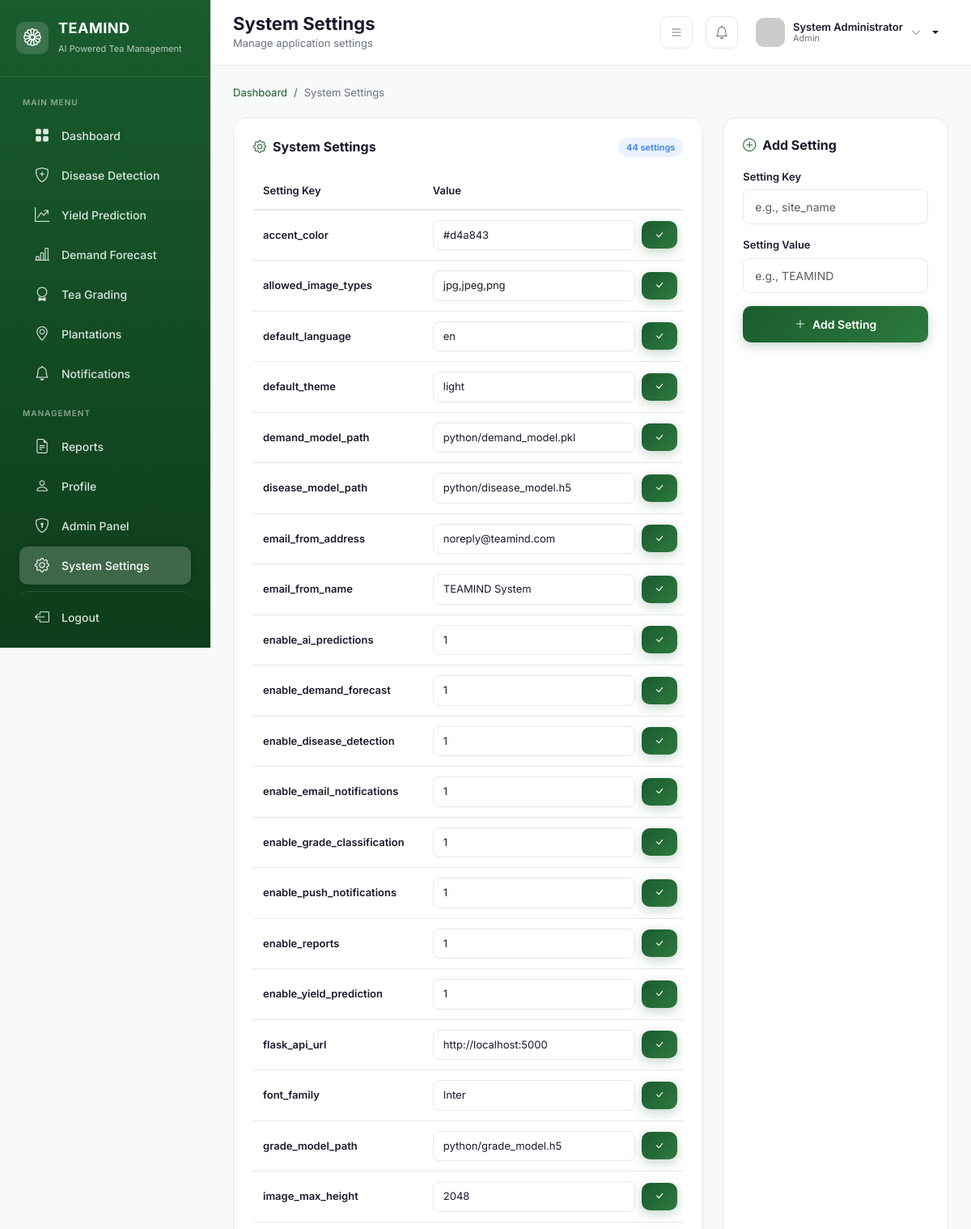
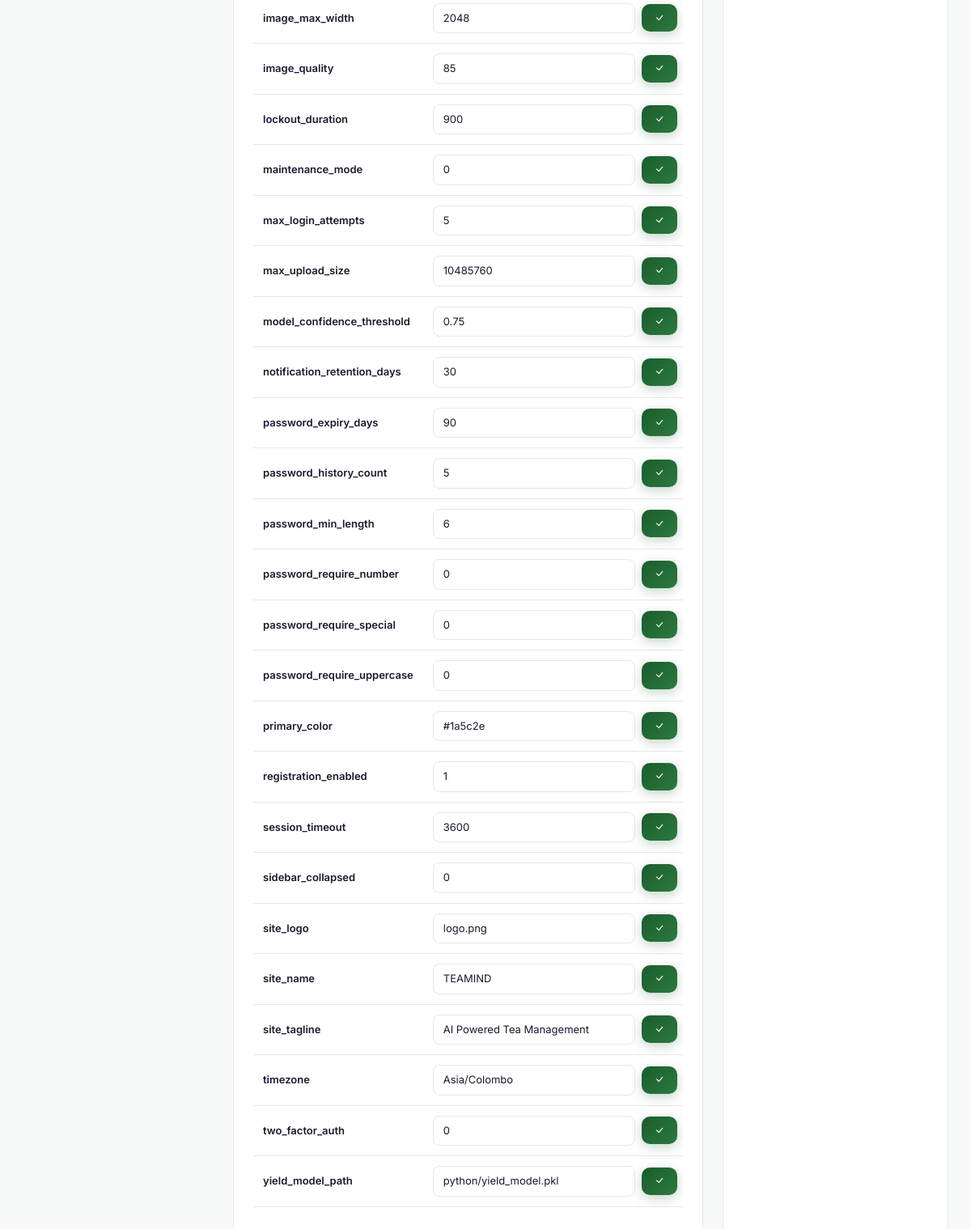
Screenshot of /system_settings.php (signed in) with the database file from the repository (2 pictures, top to bottom).
### tables this page shows
CREATE TABLE `users` (
  `id` int(11) NOT NULL,
  `fullname` varchar(100) NOT NULL,
  `email` varchar(100) NOT NULL,
  `phone` varchar(20) DEFAULT NULL,
  `password` varchar(255) NOT NULL,
  `role` enum('farmer','admin') DEFAULT 'farmer',
  `profile_image` varchar(255) DEFAULT 'default-avatar.png',
  `status` enum('active','inactive') DEFAULT 'active',
  `created_at` timestamp NOT NULL DEFAULT current_timestamp(),
  `updated_at` timestamp NOT NULL DEFAULT current_timestamp() ON UPDATE current_timestamp(),
  `last_login` timestamp NULL DEFAULT NULL,
  `dark_mode` tinyint(1) DEFAULT 0,
  `language` varchar(10) DEFAULT 'en'
);

CREATE TABLE `system_settings` (
  `id` int(11) NOT NULL,
  `setting_key` varchar(50) NOT NULL,
  `setting_value` text DEFAULT NULL,
  `description` text DEFAULT NULL,
  `data_type` enum('string','integer','boolean','json','float') DEFAULT 'string',
  `is_editable` tinyint(1) DEFAULT 1,
  `is_public` tinyint(1) DEFAULT 0,
  `setting_group` varchar(50) DEFAULT 'general',
  `updated_at` timestamp NOT NULL DEFAULT current_timestamp() ON UPDATE current_timestamp()
);

### config.php (called while the page is built, shortened)
<?php
require_once __DIR__ . '/database.php';
function isLoggedIn() {
    return isset($_SESSION['user_id']) && $_SESSION['user_id'] > 0;
}
function getCurrentUser() {
    return fetchOne("SELECT * FROM users WHERE id = ?", [$_SESSION['user_id']]);
}

### database.php (called while the page is built, shortened)
<?php
function getDB() {
    static $pdo = null;
    if ($pdo === null) {
        try {
            $dsn = "mysql:host=" . DB_HOST . ";dbname=" . DB_NAME . ";charset=" . DB_CHARSET;
            $options = [
                PDO::ATTR_ERRMODE => PDO::ERRMODE_EXCEPTION,
                PDO::ATTR_DEFAULT_FETCH_MODE => PDO::FETCH_ASSOC,
                PDO::ATTR_EMULATE_PREPARES => false,
            ];
            $pdo = new PDO($dsn, DB_USER, DB_PASS, $options);
        } catch (PDOException $e) {
            error_log("Database connection failed: " . $e->getMessage());
            die("Database connection failed. Please check your configuration.");
        }
    }
    return $pdo;
}
function executeQuery($sql, $params = []) {
    $db = getDB();
    $stmt = $db->prepare($sql);
    $stmt->execute($params);
    return $stmt;
}
function fetchOne($sql, $params = []) {
    $stmt = executeQuery($sql, $params);
    return $stmt->fetch();
}
function fetchAll($sql, $params = []) {
    $stmt = executeQuery($sql, $params);
    return $stmt->fetchAll();
}
?>

### system_settings.php (the view, shortened to what this page needs)
<?php
require_once 'config/config.php';
$pageTitle = 'System Settings';
$pageSubtitle = 'Manage application settings';
try {
    $settings = fetchAll("SELECT * FROM system_settings ORDER BY setting_key");
} catch (Exception $e) {
    $settings = [];
    $error = 'Could not load settings: ' . $e->getMessage();
}
require_once 'includes/header.php';
require_once 'includes/sidebar.php';
require_once 'includes/navbar.php';
?>
<div class="content-area">
    <nav aria-label="breadcrumb" style="margin-bottom: 20px;">
        <ol class="breadcrumb" style="font-size: 13px; margin: 0;">
            <li class="breadcrumb-item"><a href="dashboard.php" style="color: var(--primary-green); text-decoration: none;">Dashboard</a></li>
            <li class="breadcrumb-item active" style="color: var(--text-muted);">System Settings</li>
        </ol>
    </nav>
    <div class="row g-4">
        <div class="col-lg-8">
            <div class="dashboard-card animate-fade-in">
                <div class="section-header" style="display: flex; align-items: center; justify-content: space-between;">
                    <h3><i class="bi bi-gear" style="margin-right: 8px; color: var(--primary-green);"></i>System Settings</h3>
                    <span class="badge-custom badge-info" style="font-size: 11px;"><?php echo count($settings); ?> settings</span>
                </div>
                <div class="table-responsive">
                    <table class="table" style="font-size: 13px;">
                        <thead>
                            <tr style="background: var(--bg-light);">
                                <th style="padding: 12px; font-weight: 600; color: var(--text-dark); border-bottom: 2px solid var(--border-color);">Setting Key</th>
                                <th style="padding: 12px; font-weight: 600; color: var(--text-dark); border-bottom: 2px solid var(--border-color);">Value</th>
                            </tr>
                        </thead>
                        <tbody>
                            <?php foreach ($settings as $setting): ?>
                            <tr style="border-bottom: 1px solid var(--border-color);">
                                <td style="padding: 12px; font-weight: 600; color: var(--text-dark);">
                                    <?php echo htmlspecialchars($setting['setting_key']); ?>
                                </td>
                                <td style="padding: 12px;">
                                    <form method="POST" action="system_settings.php" style="display: flex; gap: 8px; align-items: center;">
                                        <input type="text" name="setting_value"
                                               value="<?php echo htmlspecialchars($setting['setting_value']); ?>"
                                               class="form-control"
                                               style="padding: 8px 12px; font-size: 13px; min-width: 250px;">
                                        <button type="submit" class="btn-save" style="padding: 8px 16px; font-size: 12px;">
                                            <i class="bi bi-check-lg"></i>
                                        </button>
                                    </form>
                                </td>
                            </tr>
                            <?php endforeach; ?>
                        </tbody>
                    </table>
                </div>
            </div>
        </div>
        <div class="col-lg-4">
            <div class="dashboard-card animate-fade-in" style="animation-delay: 0.1s;">
                <div class="section-header">
                    <h3><i class="bi bi-plus-circle" style="margin-right: 8px; color: var(--primary-green);"></i>Add Setting</h3>
                </div>
                <form method="POST" action="system_settings.php">
                    <div class="mb-3">
                        <label class="form-label">Setting Key</label>
                        <input type="text" name="new_key" class="form-control" style="padding: 10px 14px;" placeholder="e.g., site_name" required>
                    </div>
                    <div class="mb-3">
                        <label class="form-label">Setting Value</label>
                        <input type="text" name="new_value" class="form-control" style="padding: 10px 14px;" placeholder="e.g., TEAMIND" required>
                    </div>
                    <button type="submit" class="btn-save" style="width: 100%;">
                        <i class="bi bi-plus-lg"></i> Add Setting
                    </button>
                </form>
            </div>
        </div>
    </div>
</div>
<?php require_once 'includes/footer.php'; ?>

### navbar.php (shortened to what this page needs)
<?php
$user = getCurrentUser();
?>
<nav class="top-navbar">
    <div class="page-title">
        <h2><?php echo isset($pageTitle) ? $pageTitle : 'Dashboard'; ?></h2>
        <p><?php echo isset($pageSubtitle) ? $pageSubtitle : 'Welcome back, ' . ($user['fullname'] ?? 'User'); ?></p>
    </div>
    <div class="navbar-actions">
        <button class="btn-icon" onclick="toggleSidebar()">
            <i class="bi bi-list"></i>
        </button>
        <button class="btn-icon" data-bs-toggle="dropdown">
            <i class="bi bi-bell"></i>
        </button>
        <div class="user-dropdown dropdown-toggle" data-bs-toggle="dropdown">
            <img src="assets/images/default-avatar.png" alt="User" onerror="this.src='https://ui-avatars.com/api/?name=<?php echo urlencode($user['fullname'] ?? 'User'); ?>&background=1a5c2e&color=fff'">
            <div class="user-info d-none d-md-block">
                <div class="name"><?php echo htmlspecialchars($user['fullname'] ?? 'User'); ?></div>
                <div class="role"><?php echo ucfirst($user['role'] ?? 'Farmer'); ?></div>
            </div>
            <i class="bi bi-chevron-down" style="font-size: 12px; color: var(--text-muted);"></i>
        </div>
    </div>
</nav>

### style.css (style rules this page uses)
a, button, .dashboard-card, .upload-area { transition: all 0.3s ease; }
.animate-fade-in { animation: fadeInUp 0.5s ease forwards; }

### header.php (style rules this page uses)
:root { --primary-green: #1a5c2e; --primary-green-light: #2d7a3e; --primary-green-dark: #0d3d1a; --accent-gold: #d4a843; --accent-gold-light: #e8c76a; --sidebar-bg: #1a5c2e; --sidebar-width: 260px; --sidebar-collapsed: 70px; --bg-light: #f8faf9; --card-bg: #ffffff; --text-dark: #1a1a2e; --text-muted: #6b7280; --border-color: #e5e7eb; --success: #10b981; --warning: #f59e0b; --danger: #ef4444; --info: #3b82f6; }
* { margin: 0; padding: 0; box-sizing: border-box; }
body { font-family: 'Inter', sans-serif; background: var(--bg-light); color: var(--text-dark); overflow-x: hidden; }
.main-content, .content-area, .top-navbar { margin-left: var(--sidebar-width); transition: margin-left 0.3s ease; width: auto; }
.top-navbar { background: var(--card-bg); padding: 16px 28px; display: flex; align-items: center; justify-content: space-between; border-bottom: 1px solid var(--border-color); position: sticky; top: 0; z-index: 100; }
.page-title h2 { font-size: 22px; font-weight: 700; color: var(--text-dark); margin: 0; }
.page-title p { font-size: 13px; color: var(--text-muted); margin: 2px 0 0 0; }
.navbar-actions { display: flex; align-items: center; gap: 16px; }
.navbar-actions .btn-icon { width: 40px; height: 40px; border-radius: 10px; border: 1px solid var(--border-color); background: #fff; display: flex; align-items: center; justify-content: center; color: var(--text-muted); cursor: pointer; transition: all 0.2s; position: relative; }
.user-dropdown { display: flex; align-items: center; gap: 10px; padding: 6px 12px 6px 6px; border-radius: 12px; cursor: pointer; transition: all 0.2s; }
.user-dropdown img { width: 36px; height: 36px; border-radius: 10px; object-fit: cover; }
.user-dropdown .user-info { line-height: 1.2; }
.user-dropdown .user-info .name { font-size: 13px; font-weight: 600; color: var(--text-dark); }
.user-dropdown .user-info .role { font-size: 11px; color: var(--text-muted); }
.content-area { padding: 24px 28px; }
.dashboard-card { background: var(--card-bg); border-radius: 16px; padding: 24px; border: 1px solid var(--border-color); transition: all 0.3s ease; height: 100%; }
.section-header { display: flex; align-items: center; justify-content: space-between; margin-bottom: 20px; }
.section-header h3 { font-size: 16px; font-weight: 700; color: var(--text-dark); margin: 0; }
.badge-custom { padding: 4px 10px; border-radius: 20px; font-size: 11px; font-weight: 600; }
.badge-info { background: rgba(59, 130, 246, 0.1); color: var(--info); }
.animate-fade-in { animation: fadeIn 0.4s ease forwards; }

### system_settings.php (style rules this page uses)
.table { width: 100%; border-collapse: collapse; }
.table th, .table td { text-align: left; vertical-align: middle; }
.form-control { width: 100%; border: 1.5px solid var(--border-color, #e5e7eb); border-radius: 8px; font-size: 14px; color: var(--text-dark, #1a1a2e); background: #fff; transition: all 0.2s ease; }
.form-label { display: block; font-size: 13px; font-weight: 600; color: var(--text-dark, #1a1a2e); margin-bottom: 6px; }
.btn-save { display: inline-flex; align-items: center; justify-content: center; gap: 8px; padding: 12px 28px; background: linear-gradient(135deg, #1a5c2e 0%, #2d7a3e 100%); color: #fff; border: none; border-radius: 10px; font-size: 14px; font-weight: 600; cursor: pointer; transition: all 0.25s ease; box-shadow: 0 4px 14px rgba(26, 92, 46, 0.25); }

### rows the page displays
users: fullname "System Administrator", role "Admin"
system_settings: setting_key "accent_color", setting_value "#d4a843"
system_settings: setting_key "allowed_image_types", setting_value "jpg,jpeg,png"
system_settings: setting_key "default_language", setting_value "en"
system_settings: setting_key "default_theme", setting_value "light"
system_settings: setting_key "demand_model_path", setting_value "python/demand_model.pkl"
system_settings: setting_key "disease_model_path", setting_value "python/disease_model.h5"
system_settings: setting_key "email_from_address", setting_value "noreply@teamind.com"
system_settings: setting_key "email_from_name", setting_value "TEAMIND System"
system_settings: setting_key "enable_ai_predictions", setting_value "1"
system_settings: setting_key "enable_demand_forecast", setting_value "1"
system_settings: setting_key "enable_disease_detection", setting_value "1"
system_settings: setting_key "enable_email_notifications", setting_value "1"
system_settings: setting_key "enable_grade_classification", setting_value "1"
system_settings: setting_key "enable_push_notifications", setting_value "1"
system_settings: setting_key "enable_reports", setting_value "1"
system_settings: setting_key "enable_yield_prediction", setting_value "1"
system_settings: setting_key "flask_api_url", setting_value "http://localhost:5000"
system_settings: setting_key "font_family", setting_value "Inter"
system_settings: setting_key "grade_model_path", setting_value "python/grade_model.h5"
system_settings: setting_key "image_max_height", setting_value "2048"
system_settings: setting_key "image_max_width", setting_value "2048"
system_settings: setting_key "image_quality", setting_value "85"
system_settings: setting_key "lockout_duration", setting_value "900"
system_settings: setting_key "maintenance_mode", setting_value "0"
system_settings: setting_key "max_login_attempts", setting_value "5"
system_settings: setting_key "max_upload_size", setting_value "10485760"
system_settings: setting_key "model_confidence_threshold", setting_value "0.75"
system_settings: setting_key "notification_retention_days", setting_value "30"
system_settings: setting_key "password_expiry_days", setting_value "90"
system_settings: setting_key "password_history_count", setting_value "5"
system_settings: setting_key "password_min_length", setting_value "6"
system_settings: setting_key "password_require_number", setting_value "0"
system_settings: setting_key "password_require_special", setting_value "0"
system_settings: setting_key "password_require_uppercase", setting_value "0"
system_settings: setting_key "primary_color", setting_value "#1a5c2e"
system_settings: setting_key "registration_enabled", setting_value "1"
system_settings: setting_key "session_timeout", setting_value "3600"
system_settings: setting_key "sidebar_collapsed", setting_value "0"
system_settings: setting_key "site_logo", setting_value "logo.png"
system_settings: setting_key "site_name", setting_value "TEAMIND"
system_settings: setting_key "site_tagline", setting_value "AI Powered Tea Management"
system_settings: setting_key "timezone", setting_value "Asia/Colombo"
system_settings: setting_key "two_factor_auth", setting_value "0"
system_settings: setting_key "yield_model_path", setting_value "python/yield_model.pkl"

### other values shown
$pageTitle "System Settings"
$pageSubtitle "Manage application settings"
count($settings) "44"
